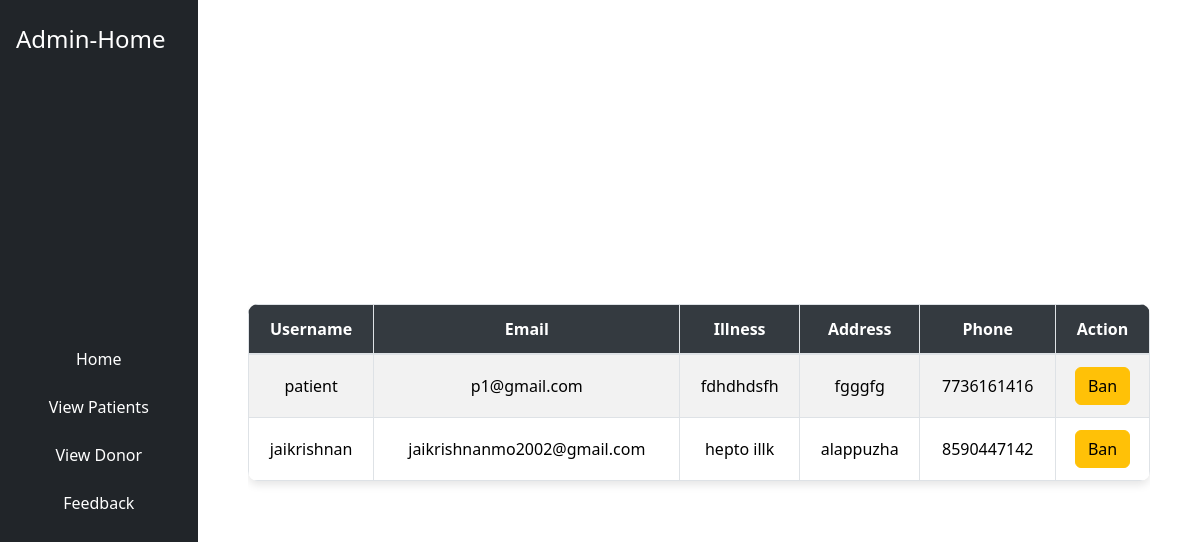
Before: /view-patient with the older database file.
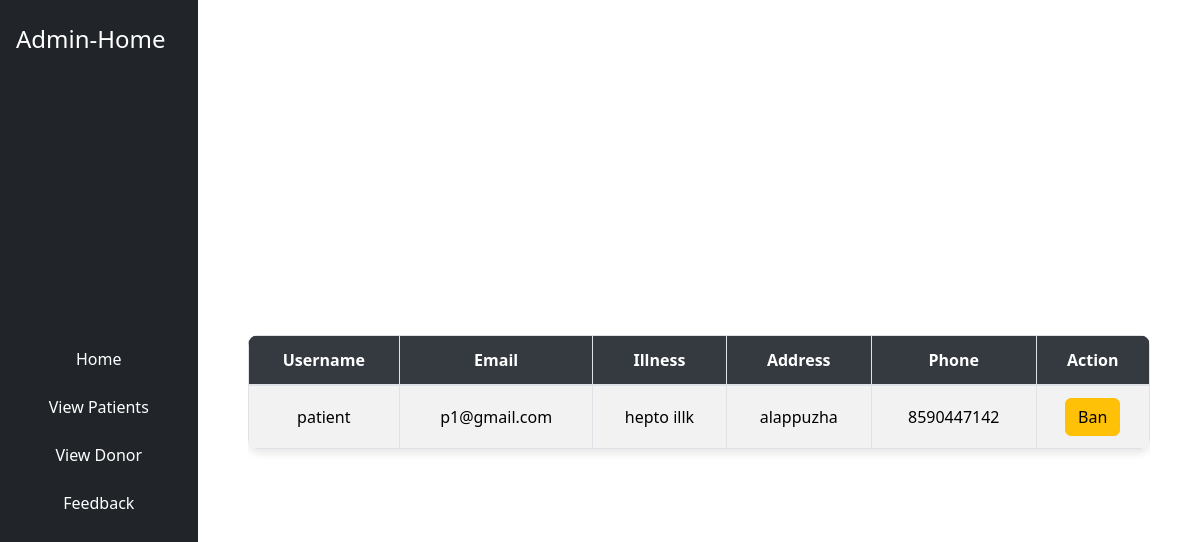
After: the same page with the newer database file.
### base/models.py (models this page shows, shortened)
class PatientModel(models.Model):
    email=models.EmailField(max_length=200,primary_key=True)
    username=models.CharField(max_length=200)
    address=models.TextField(max_length=300, blank=True ,null=True) #optional
    phone_number=models.CharField(max_length=15)
    illness=models.TextField(max_length=400)
    password=models.CharField(max_length=128)
    status=models.BooleanField(default=1)

### base/views.py (the view)
# urls.py: path('view-patient',views.view_patient,name='view_patient'),
def view_patient(request):
    patient = PatientModel.objects.all()
    return render(request, "base/ViewPatient.html", {'patient': patient})

### base/Templates/base/ViewPatient.html (shortened to what this page needs)
{% load static %}
<!DOCTYPE html>
<html lang="en">
<head>
    <link href="https://cdn.jsdelivr.net/npm/bootstrap@5.3.3/dist/css/bootstrap.min.css" rel="stylesheet">
    <link rel='stylesheet' href="{% static 'css/viewpatient.css' %}">
</head>
<body>
    <div class="d-flex flex-column flex-lg-row vh-100">
        <nav class="navbar navbar-expand-lg navbar-dark bg-dark flex-lg-column side-navbar p-3">
            <a class="navbar-brand navbar-brand-custom mb-4" href="#">Admin-Home</a>
            <div class="collapse navbar-collapse" id="navbarNav">
                <ul class="navbar-nav flex-column text-center">
                    <li class="nav-item">
                        <a class="nav-link active" aria-current="page" href="{% url 'admin_home' %}">Home</a>
                    </li>
                    <li class="nav-item">
                        <a class="nav-link" href="{% url 'view_patient' %}">View Patients</a>
                    </li>
                    <li class="nav-item">
                        <a class="nav-link" href="{% url 'view_donor' %}">View Donor</a>
                    </li>
                    <li class="nav-item">
                        <a class="nav-link" href="{% url 'view_feedback' %}">Feedback</a>
                    </li>
                </ul>
            </div>
        </nav>
        <div class="d-flex flex-grow-1 align-items-center justify-content-center">
            <div class="table-responsive">
                <table class="table table-bordered table-hover table-striped table-center">
                    <thead class="thead-dark">
                        <tr>
                            <th>Username</th>
                            <th>Email</th>
                            <th>Illness</th>
                            <th>Address</th>
                            <th>Phone</th>
                            <th>Action</th>
                        </tr>
                    </thead>
                    <tbody>
                        {% for p in patient %}
                        <tr>
                            <td>{{ p.username }}</td>
                            <td>{{ p.email }}</td>
                            <td>{{ p.illness }}</td>
                            <td>{{ p.address }}</td>
                            <td>{{ p.phone_number }}</td>
                            <td>
                                {% if p.status == 0 %}
                                    <a href="{% url 'unban_patient' p.email %}" class="btn btn-danger"> UnBan </a>
                                {% else %}
                                    <a href="{% url 'ban_patient' p.email %}" class="btn btn-warning">Ban</a>
                                {% endif %}
                            </td>
                        </tr>
                        {% endfor %}
                    </tbody>
                </table>
            </div>
        </div>
    </div>
</body>
</html>

### static/css/viewpatient.css (style rules this page uses)
.side-navbar { background-color: #8A0707; color: #ffffff; padding: 1rem; }
.side-navbar .navbar-brand-custom { font-size: 1.5rem; }
.side-navbar .navbar-nav .nav-item { margin-bottom: 0.5rem; }
.side-navbar .navbar-nav .nav-link { color: #ffffff; padding: 0.5rem 1rem; border-radius: 0.25rem; }
.table-responsive { flex: 1; overflow-y: auto; max-width: 90%; margin: 0 auto; }
.table { width: 100%; margin-bottom: 1rem; background-color: #fff; border-collapse: collapse; box-shadow: 0 4px 8px rgba(0, 0, 0, 0.1); }
.table thead.thead-dark th { background-color: #343a40; color: #fff; text-align: center; padding: 0.75rem; border-bottom: 2px solid #dee2e6; }
.table th, .table td { padding: 0.75rem; vertical-align: middle; border-top: 1px solid #dee2e6; text-align: center; }
.table th { vertical-align: bottom; border-bottom: 2px solid #dee2e6; }
.table td { border-bottom: 1px solid #dee2e6; }
.table-striped tbody tr:nth-of-type(odd) { background-color: rgba(0, 0, 0, 0.05); }
.table-center { border-radius: 10px; overflow: hidden; }

Changed rows visible on the page:
removed PatientModel: username "jaikrishnan", email "jaikrishnanmo2002@gmail.com", illness "hepto illk", address "alappuzha", phone_number "8590447142", status "Ban"
changed PatientModel "patient": illness "fdhdhdsfh" → "hepto illk"; address "fgggfg" → "alappuzha"; phone_number "7736161416" → "8590447142"
